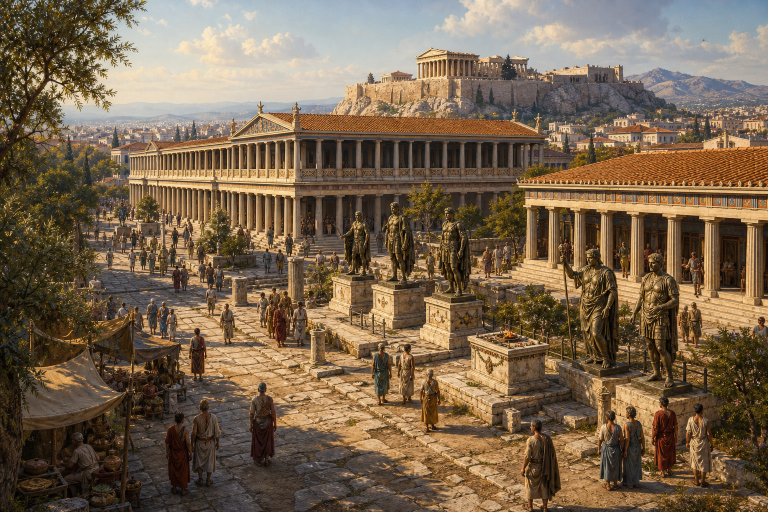
#> input picture graphic_book/assets/generated/1_3_2/main_northwest_agora.png, 1536 x 1024 px (shown at 1/2 size)
$ python -i render_passage_1_4_3.py   (imports and definitions only)
#> lines starting #> are read from the running program, lines starting #| are printed output that depends on the picture
### graphic_book_fonts.py
"""Select explicit or installed serif fonts on macOS and Linux."""

import os
from pathlib import Path


def installed_font(variable: str, candidates: list[str]) -> str:
    """Honor configured fonts and fail before rendering if none is installed."""
#> called with variable = 'PAUSANIAS_GRAPHIC_BOOK_BODY_FONT'
    configured = os.environ.get(variable)
    if configured:
        candidates = [configured]
    for candidate in candidates:
        if Path(candidate).is_file():
            return candidate
#> further down, picture is the input picture: PIL image 1536x1024 RGB; mean R, G, B 120.8, 101, 78.5
    raise RuntimeError(f"Install a serif font or set {variable}; checked {candidates}")


BODY_FONT = installed_font(
    "PAUSANIAS_GRAPHIC_BOOK_BODY_FONT",
    [
        "/System/Library/Fonts/Supplemental/Georgia.ttf",
        "/usr/share/fonts/truetype/dejavu/DejaVuSerif.ttf",
        "/usr/share/fonts/truetype/liberation2/LiberationSerif-Regular.ttf",
    ],
)
TITLE_FONT = installed_font(
    "PAUSANIAS_GRAPHIC_BOOK_TITLE_FONT",
    [
        "/System/Library/Fonts/Supplemental/Georgia Bold.ttf",
        "/usr/share/fonts/truetype/dejavu/DejaVuSerif-Bold.ttf",
        "/usr/share/fonts/truetype/liberation2/LiberationSerif-Bold.ttf",
    ],
)
DISPLAY_FONT = installed_font(
    "PAUSANIAS_GRAPHIC_BOOK_DISPLAY_FONT",
    [
        str(Path.home() / "Library/Fonts/EBGaramond-VariableFont_wght.ttf"),
        BODY_FONT,
    ],
)

### graphic_book/render_passage_1_3_2.py
#!/usr/bin/env python3

from __future__ import annotations

import json
import sqlite3
import sys
from dataclasses import asdict, dataclass
from pathlib import Path

ROOT_DIR = Path(__file__).resolve().parents[1]
if str(ROOT_DIR) not in sys.path:
    sys.path.insert(0, str(ROOT_DIR))

from graphic_book_corpus import snapshot_path
from graphic_book_fonts import BODY_FONT, TITLE_FONT, DISPLAY_FONT

from PIL import Image, ImageDraw, ImageFilter, ImageFont, ImageOps


WIDTH = 1402
HEIGHT = 1122
PASSAGE_ID = "1.3.2"

PARCHMENT = "#efd9ab"
PARCHMENT_LIGHT = "#f7e8c8"
PARCHMENT_DEEP = "#d8bb86"
INK = "#2a1e13"
RULE = "#6f5130"
ROAD = "#b8823f"
ROAD_LIGHT = "#f4ead6"
WALL = "#8c6a3f"
CITY = "#cfb07a"
CITY_LIGHT = "#f6e7c0"
BRONZE = "#7b7655"


@dataclass
class FitRecord:
    name: str
    rect: tuple[int, int, int, int]
    font_path: str
    font_size: int
    text_bbox: tuple[int, int, int, int]
    text: str


def root_dir() -> Path:
    return ROOT_DIR


# [245 lines left out: functions load_translation, make_parchment, panel_shadow, paste_with_shadow, crop_to_fill, wrap_text and 6 more, not called in this run]


def draw_leader(draw: ImageDraw.ImageDraw, start: tuple[int, int], end: tuple[int, int]) -> None:
    draw.line((start, end), fill=RULE, width=3)
    draw.ellipse((start[0] - 5, start[1] - 5, start[0] + 5, start[1] + 5), fill=RULE)


# [6 lines left out: function draw_polyline_leader, not called in this run]


def add_border(draw: ImageDraw.ImageDraw) -> None:
    draw.rectangle((10, 10, WIDTH - 10, HEIGHT - 10), outline=RULE, width=3)
    draw.rectangle((24, 24, WIDTH - 24, HEIGHT - 24), outline="#9d7d4e", width=1)


# [263 lines left out: functions make_locator_map, render_page, main, not called in this run]


# [2 lines that do not run on import are left out]

### graphic_book/render_passage_1_4_3.py
#!/usr/bin/env python3

from __future__ import annotations

import json
import sys
from dataclasses import asdict
from pathlib import Path

ROOT_DIR = Path(__file__).resolve().parents[1]
if str(ROOT_DIR) not in sys.path:
    sys.path.insert(0, str(ROOT_DIR))

import sqlite3
from graphic_book_corpus import snapshot_path

from PIL import Image, ImageDraw, ImageEnhance, ImageOps

from graphic_book.render_passage_1_3_2 import (
    BODY_FONT,
    DISPLAY_FONT,
    FitRecord,
    HEIGHT,
    INK,
    PARCHMENT_DEEP,
    RULE,
    TITLE_FONT,
    WIDTH,
    add_border,
    crop_to_fill,
    draw_fitted_text,
    draw_leader,
    draw_polyline_leader,
    framed_panel,
    make_label,
    make_parchment,
    paste_with_shadow,
    root_dir,
)


PASSAGE_ID = "1.4.3"
ART_PATH = root_dir() / "graphic_book/assets/generated/1_4_3/main_lamian_gulf_shallows.png"


# [17 lines left out: functions load_translation, validate_fit_records, not called in this run]


def warm_art(image: Image.Image) -> Image.Image:
    image = ImageEnhance.Contrast(image).enhance(1.05)
    image = ImageEnhance.Color(image).enhance(0.94)
    image = ImageEnhance.Sharpness(image).enhance(1.06)
    overlay = Image.new("RGB", image.size, "#edcf9a")
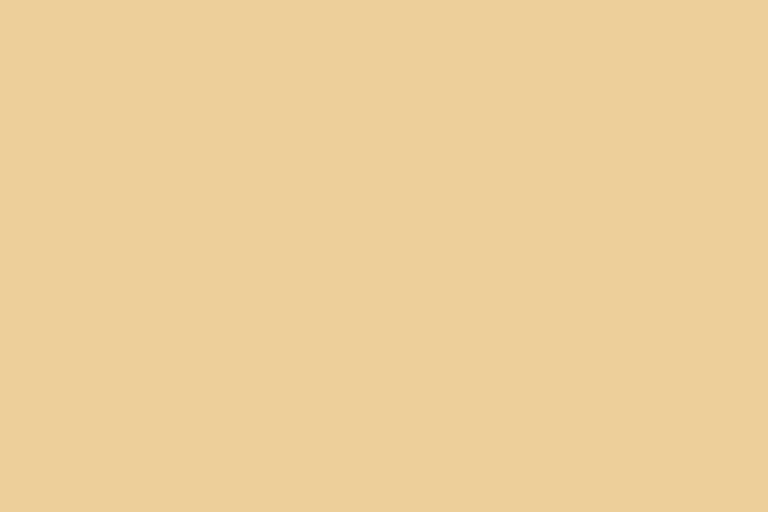
#> overlay: PIL image 1536x1024 RGB (shown at 1/2 size); mean R, G, B 237, 207, 154
    image = Image.blend(image, overlay, 0.08)
    grain = Image.effect_noise(image.size, 6).convert("L")
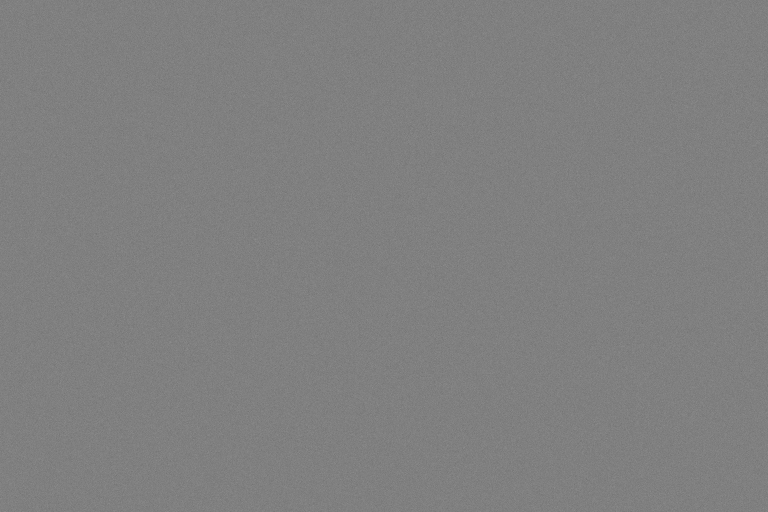
#> grain: PIL image 1536x1024 L (shown at 1/2 size); min 96, max 156, mean 127.5
    grain = ImageOps.autocontrast(grain)
    grain_rgb = ImageOps.colorize(grain, black="#ba8f55", white="#fff0cb")
    return Image.blend(image, grain_rgb, 0.04)


# [221 lines left out: functions make_callout, make_locator_panel, render_page, main, not called in this run]


# [2 lines not run here, left out]

>>> from PIL import Image
>>> picture = Image.open('assets/generated/1_3_2/main_northwest_agora.png')
>>> result = warm_art(picture)
